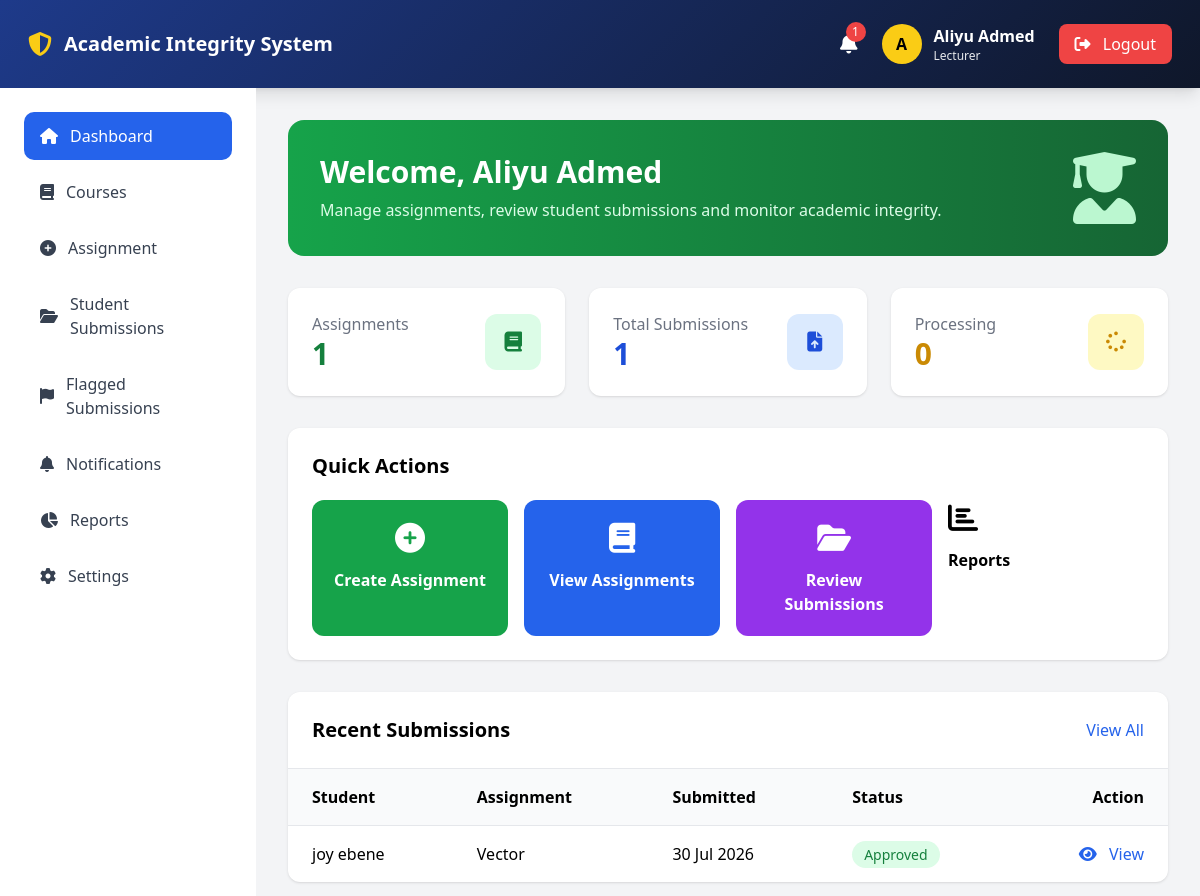
The page /lecturers/dashboard (signed in) on the database its author committed.
### app/models.py (models this page shows, shortened)
class User(UserMixin, db.Model):
    __tablename__ = 'users'
    id = db.Column(db.Integer, primary_key=True)
    username = db.Column(db.String(50), unique=True, nullable=False)
    email = db.Column(db.String(100), unique=True, nullable=False)
    password_hash = db.Column(db.String(255), nullable=False)
    first_name = db.Column(db.String(50), nullable=False)
    last_name = db.Column(db.String(50), nullable=False)
    role = db.Column(db.String(20), default='student')
    department = db.Column(db.String(100))
    faculty = db.Column(db.String(100))
    created_at = db.Column(db.DateTime, default=datetime.utcnow)
    updated_at = db.Column(db.DateTime, default=datetime.utcnow, onupdate=datetime.utcnow)
    last_login = db.Column(db.DateTime)
    is_active = db.Column(db.Boolean, default=True)
    student_profile = db.relationship('Student', backref='user', uselist=False, cascade='all, delete-orphan')
    lecturer_profile = db.relationship('Lecturer', backref='user', uselist=False, cascade='all, delete-orphan')
    @property
    def full_name(self):
        return f"{self.first_name} {self.last_name}"

class Submission(db.Model):
    __tablename__ = 'submissions'
    id = db.Column(db.Integer, primary_key=True)
    assignment_id = db.Column(
        db.Integer,
        db.ForeignKey('assignments.id'),
        nullable=False
    )
    student_id = db.Column(
        db.Integer,
        db.ForeignKey('students.id'),
        nullable=False
    )
    file_path = db.Column(db.String(500), nullable=False)
    original_filename = db.Column(db.String(255))
    comments = db.Column(db.Text)
    status = db.Column(
        db.String(30),
        default='processing'
    )
    submitted_at = db.Column(
        db.DateTime,
        default=datetime.utcnow
    )
    student = db.relationship(
        'Student',
        backref=db.backref('submissions', lazy=True)
    )
    analysis = db.relationship(
        'AIAnalysis',
        backref='submission',
        uselist=False,
        cascade='all, delete-orphan'
    )
    suspicious = db.relationship(
        'SuspiciousSubmission',
        backref='submission',
        uselist=False,
        cascade='all, delete-orphan'
    )

class Assignment(db.Model):
    __tablename__ = 'assignments'
    id = db.Column(db.Integer, primary_key=True)
    title = db.Column(db.String(200), nullable=False)
    description = db.Column(db.Text)
    due_date = db.Column(db.DateTime)
    is_active = db.Column(db.Boolean, default=True)
    course_id = db.Column(
        db.Integer,
        db.ForeignKey('courses.id'),
        nullable=False
    )
    created_at = db.Column(
        db.DateTime,
        default=datetime.utcnow
    )
    submissions = db.relationship(
        'Submission',
        backref='assignment',
        lazy=True,
        cascade='all, delete-orphan'
    )

### app/lecturers/routes.py (the view)
@lecturers_bp.route("/dashboard")
@login_required
def dashboard():
    if current_user.role != "lecturer":
        flash("Access denied.", "danger")
        return redirect(url_for("auth.login"))
    lecturer = current_user.lecturer_profile
    assignments = Assignment.query.all()
    submissions = Submission.query.order_by(
        Submission.submitted_at.desc()
    ).limit(10).all()
    stats = {
        "assignments": Assignment.query.count(),
        "submissions": Submission.query.count(),
        "processing": Submission.query.filter_by(status="processing").count(),
    }
    analytics = {
        "high_plagiarism": AIAnalysis.query.filter(
            AIAnalysis.plagiarism_score >= 50
        ).count(),
        "high_ai": AIAnalysis.query.filter(
            AIAnalysis.ai_generated_score >= 50
        ).count(),
        "flagged": SuspiciousSubmission.query.count(),
}
    notifications = Notification.query.filter_by(
        user_id=current_user.id
    ).order_by(
        Notification.created_at.desc()
    ).limit(5).all()
    return render_template(
        "lecturers/dashboard.html",
        lecturer=lecturer,
        assignments=assignments,
        submissions=submissions,
        stats=stats,
        analytics=analytics,
        notifications=notifications,
    )

### app/__init__.py (called while the page is built)
@login_manager.user_loader
def load_user(user_id):
    from app.models import User
    return User.query.get(int(user_id))

### app/templates/lecturers/dashboard.html (shortened to what this page needs)
{% extends "base.html" %}
{% block content %}
<div class="space-y-8">
    <div class="bg-gradient-to-r from-green-600 to-green-800 rounded-2xl p-8 text-white">
        <div class="flex justify-between items-center">
            <div>
                <h1 class="text-3xl font-bold">
                    Welcome,
                    {{ lecturer.user.full_name }}
                </h1>
                <p class="text-green-100 mt-2">
                    Manage assignments, review student submissions and monitor academic integrity.
                </p>
            </div>
            <div class="hidden md:block">
                <i class="fas fa-user-graduate text-7xl text-green-200"></i>
            </div>
        </div>
    </div>
    <div class="grid md:grid-cols-3 gap-6">
        <div class="bg-white rounded-xl shadow p-6">
            <div class="flex justify-between items-center">
                <div>
                    <p class="text-gray-500">
                        Assignments
                    </p>
                    <h2 class="text-3xl font-bold text-green-700">
                        {{ stats.assignments }}
                    </h2>
                </div>
                <div class="bg-green-100 h-14 w-14 rounded-xl flex items-center justify-center">
                    <i class="fas fa-book text-green-700 text-xl"></i>
                </div>
            </div>
        </div>
        <div class="bg-white rounded-xl shadow p-6">
            <div class="flex justify-between items-center">
                <div>
                    <p class="text-gray-500">
                        Total Submissions
                    </p>
                    <h2 class="text-3xl font-bold text-blue-700">
                        {{ stats.submissions }}
                    </h2>
                </div>
                <div class="bg-blue-100 h-14 w-14 rounded-xl flex items-center justify-center">
                    <i class="fas fa-file-upload text-blue-700 text-xl"></i>
                </div>
            </div>
        </div>
        <div class="bg-white rounded-xl shadow p-6">
            <div class="flex justify-between items-center">
                <div>
                    <p class="text-gray-500">
                        Processing
                    </p>
                    <h2 class="text-3xl font-bold text-yellow-600">
                        {{ stats.processing }}
                    </h2>
                </div>
                <div class="bg-yellow-100 h-14 w-14 rounded-xl flex items-center justify-center">
                    <i class="fas fa-spinner text-yellow-600 text-xl"></i>
                </div>
            </div>
        </div>
    </div>
    <div class="bg-white rounded-xl shadow p-6">
        <h2 class="text-xl font-bold mb-5">
            Quick Actions
        </h2>
        <div class="grid md:grid-cols-4 gap-4">
            <a href="{{ url_for('lecturers.create_assignment') }}"
               class="bg-green-600 hover:bg-green-700 text-white rounded-xl p-5 text-center">
                <i class="fas fa-plus-circle text-3xl mb-3"></i>
                <p class="font-semibold">
                    Create Assignment
                </p>
            </a>
            <a href="{{ url_for('lecturers.assignments') }}"
               class="bg-blue-600 hover:bg-blue-700 text-white rounded-xl p-5 text-center">
                <i class="fas fa-book text-3xl mb-3"></i>
                <p class="font-semibold">
                    View Assignments
                </p>
            </a>
            <a href="{{ url_for('lecturers.submissions') }}"
               class="bg-purple-600 hover:bg-purple-700 text-white rounded-xl p-5 text-center">
                <i class="fas fa-folder-open text-3xl mb-3"></i>
                <p class="font-semibold">
                    Review Submissions
                </p>
            </a>
            <a href="{{ url_for('reports.index') }}
               class="bg-orange-500 hover:bg-orange-600 text-white rounded-xl p-5 text-center">
                <i class="fas fa-chart-bar text-3xl mb-3"></i>
                <p class="font-semibold">
                    Reports
                </p>
            </a>
        </div>
    </div>
    <div class="bg-white rounded-xl shadow">
        <div class="flex justify-between items-center p-6 border-b">
            <h2 class="text-xl font-bold">
                Recent Submissions
            </h2>
            <a href="{{ url_for('lecturers.submissions') }}"
               class="text-blue-600 hover:underline">
                View All
            </a>
        </div>
        <div class="overflow-x-auto">
            <table class="min-w-full">
                <thead class="bg-gray-50">
                    <tr>
                        <th class="text-left px-6 py-4">
                            Student
                        </th>
                        <th class="text-left px-6 py-4">
                            Assignment
                        </th>
                        <th class="text-left px-6 py-4">
                            Submitted
                        </th>
                        <th class="text-left px-6 py-4">
                            Status
                        </th>
                        <th class="text-right px-6 py-4">
                            Action
                        </th>
                    </tr>
                </thead>
                <tbody>
                {% for submission in submissions %}
                    <tr class="border-t hover:bg-gray-50">
                        <td class="px-6 py-4">
                            {{ submission.student.user.full_name }}
                        </td>
                        <td class="px-6 py-4">
                            {{ submission.assignment.title }}
                        </td>
                        <td class="px-6 py-4">
                            {{ submission.submitted_at.strftime("%d %b %Y") }}
                        </td>
                        <td class="px-6 py-4">
                            {% if submission.status == "processing" %}
                                <span class="bg-yellow-100 text-yellow-700 px-3 py-1 rounded-full text-sm">
                                    Processing
                                </span>
                            {% else %}
                                <span class="bg-green-100 text-green-700 px-3 py-1 rounded-full text-sm">
                                    {{ submission.status|title }}
                                </span>
                            {% endif %}
                        </td>
                        <td class="px-6 py-4 text-right">
                            <a href="{{ url_for('lecturers.view_submission', id=submission.id) }}"
                               class="text-blue-600 hover:text-blue-800">
                                <i class="fas fa-eye mr-2"></i>
                                View
                            </a>
                        </td>
                    </tr>
                {% endfor %}
                </tbody>
            </table>
        </div>
    </div>
</div>
{% endblock %}

### app/templates/includes/navbar.html (shortened to what this page needs)
<nav class="gradient-bg shadow-lg p-2 md:p-3">
    <div class="px-4 h-16 flex justify-between items-center">
        <div class="flex items-center gap-3">
            <i class="fas fa-shield-alt text-yellow-400 text-2xl"></i>
            <span class="text-white text-xl font-bold">
                Academic Integrity System
            </span>
        </div>
        {% if current_user.is_authenticated %}
        <div class="flex items-center gap-6">
            <a href="{{ url_for('notifications.index') }}"
               class="relative text-white hover:text-yellow-400">
                <i class="fas fa-bell text-xl"></i>
                {% if current_user.notifications %}
                <span class="absolute -top-2 -right-2
                bg-red-500 text-white text-xs
                rounded-full h-5 w-5
                flex items-center justify-center">
                    {{ current_user.notifications|length }}
                </span>
                {% endif %}
            </a>
            <div class="flex items-center gap-3">
                <div class="h-10 w-10 rounded-full
                bg-yellow-400 text-black
                flex items-center justify-center
                font-bold">
                    {{ current_user.first_name[0] }}
                </div>
                <div class="text-white">
                    <p class="font-semibold">
                        {{ current_user.full_name }}
                    </p>
                    <p class="text-xs text-gray-200">
                        {{ current_user.role|title }}
                    </p>
                </div>
            </div>
            <a href="{{ url_for('auth.logout') }}"
               class="bg-red-500 hover:bg-red-600
               px-4 py-2 rounded-lg text-white">
                <i class="fas fa-sign-out-alt mr-2"></i>
                Logout
            </a>
        </div>
        {% endif %}
    </div>
</nav>

### app/templates/base.html (style rules this page uses)
.gradient-bg { background: linear-gradient(135deg, #1e3a8a, #0f172a); }

### rows shown on the page
User: first_name "A", full_name "Aliyu Admed", role "Lecturer", user.full_name "Aliyu Admed"
Submission: student.user.full_name "joy ebene", assignment "Vector", submitted_at "30 Jul 2026", status "Approved"

### other values the page prints
{{ current_user.notifications|length }} "1"
{{ stats.assignments }} "1"
{{ stats.submissions }} "1"
{{ stats.processing }} "0"
